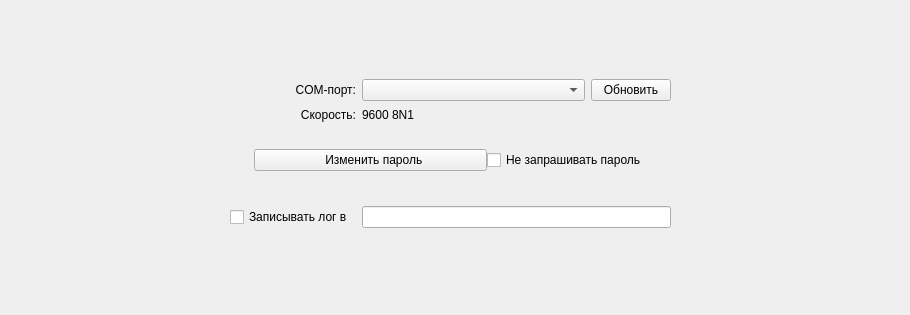
      <widget class="QWidget" name="tab">
       <attribute name="title">
        <string>Основные</string>
       </attribute>
       <widget class="QWidget" name="gridLayoutWidget">
        <property name="geometry">
         <rect>
          <x>0</x>
          <y>9</y>
          <width>901</width>
          <height>297</height>
         </rect>
        </property>
        <layout class="QGridLayout" name="gridLayout">
         <property name="verticalSpacing">
          <number>7</number>
         </property>
         <item row="4" column="1">
          <spacer name="verticalSpacer_5">
           <property name="orientation">
            <enum>Qt::Vertical</enum>
           </property>
           <property name="sizeType">
            <enum>QSizePolicy::Fixed</enum>
           </property>
           <property name="sizeHint" stdset="0">
            <size>
             <width>20</width>
             <height>20</height>
            </size>
           </property>
          </spacer>
         </item>
         <item row="2" column="4">
          <spacer name="horizontalSpacer">
           <property name="orientation">
            <enum>Qt::Horizontal</enum>
           </property>
           <property name="sizeHint" stdset="0">
            <size>
             <width>40</width>
             <height>20</height>
            </size>
           </property>
          </spacer>
         </item>
         <item row="0" column="1">
          <spacer name="verticalSpacer">
           <property name="orientation">
            <enum>Qt::Vertical</enum>
           </property>
           <property name="sizeHint" stdset="0">
            <size>
             <width>20</width>
             <height>40</height>
            </size>
           </property>
          </spacer>
         </item>
         <item row="5" column="0" colspan="5">
          <layout class="QHBoxLayout" name="horizontalLayout_2">
           <item>
            <spacer name="horizontalSpacer_13">
             <property name="orientation">
              <enum>Qt::Horizontal</enum>
             </property>
             <property name="sizeType">
              <enum>QSizePolicy::Fixed</enum>
             </property>
             <property name="sizeHint" stdset="0">
              <size>
               <width>20</width>
               <height>20</height>
              </size>
             </property>
            </spacer>
           </item>
           <item>
            <spacer name="horizontalSpacer_9">
             <property name="orientation">
              <enum>Qt::Horizontal</enum>
             </property>
             <property name="sizeType">
              <enum>QSizePolicy::Expanding</enum>
             </property>
             <property name="sizeHint" stdset="0">
              <size>
               <width>40</width>
               <height>20</height>
              </size>
             </property>
            </spacer>
           </item>
           <item>
            <widget class="QPushButton" name="pushButton_5">
             <property name="sizePolicy">
              <sizepolicy hsizetype="Expanding" vsizetype="Fixed">
               <horstretch>0</horstretch>
               <verstretch>0</verstretch>
              </sizepolicy>
             </property>
             <property name="maximumSize">
              <size>
               <width>16777215</width>
               <height>16777215</height>
              </size>
             </property>
             <property name="text">
              <string>  Изменить пароль</string>
             </property>
            </widget>
           </item>
           <item>
            <widget class="QCheckBox" name="launch_pwdEnbl">
             <property name="sizePolicy">
              <sizepolicy hsizetype="Preferred" vsizetype="Fixed">
               <horstretch>0</horstretch>
               <verstretch>0</verstretch>
              </sizepolicy>
             </property>
             <property name="text">
              <string>Не запрашивать пароль</string>
             </property>
            </widget>
           </item>
           <item>
            <spacer name="horizontalSpacer_8">
             <property name="orientation">
              <enum>Qt::Horizontal</enum>
             </property>
             <property name="sizeType">
              <enum>QSizePolicy::Expanding</enum>
             </property>
             <property name="sizeHint" stdset="0">
              <size>
               <width>40</width>
               <height>20</height>
              </size>
             </property>
            </spacer>
           </item>
           <item>
            <spacer name="horizontalSpacer_14">
             <property name="orientation">
              <enum>Qt::Horizontal</enum>
             </property>
             <property name="sizeType">
              <enum>QSizePolicy::Fixed</enum>
             </property>
             <property name="sizeHint" stdset="0">
              <size>
               <width>20</width>
               <height>20</height>
              </size>
             </property>
            </spacer>
           </item>
          </layout>
         </item>
         <item row="2" column="2">
          <widget class="QComboBox" name="comboBox">
           <property name="sizePolicy">
            <sizepolicy hsizetype="Expanding" vsizetype="Fixed">
             <horstretch>0</horstretch>
             <verstretch>0</verstretch>
            </sizepolicy>
           </property>
          </widget>
         </item>
         <item row="2" column="1">
          <widget class="QLabel" name="label_2">
           <property name="text">
            <string>COM-порт:</string>
           </property>
           <property name="alignment">
            <set>Qt::AlignRight|Qt::AlignTrailing|Qt::AlignVCenter</set>
           </property>
          </widget>
         </item>
         <item row="2" column="0">
          <spacer name="horizontalSpacer_2">
           <property name="orientation">
            <enum>Qt::Horizontal</enum>
           </property>
           <property name="sizeHint" stdset="0">
            <size>
             <width>40</width>
             <height>20</height>
            </size>
           </property>
          </spacer>
         </item>
         <item row="3" column="1">
          <widget class="QLabel" name="label_3">
           <property name="text">
            <string>Скорость:</string>
           </property>
           <property name="alignment">
            <set>Qt::AlignRight|Qt::AlignTrailing|Qt::AlignVCenter</set>
           </property>
          </widget>
         </item>
         <item row="3" column="2">
          <widget class="QLabel" name="label_4">
           <property name="text">
            <string>9600 8N1</string>
           </property>
           <property name="alignment">
            <set>Qt::AlignLeading|Qt::AlignLeft|Qt::AlignVCenter</set>
           </property>
          </widget>
         </item>
         <item row="9" column="1">
          <spacer name="verticalSpacer_2">
           <property name="orientation">
            <enum>Qt::Vertical</enum>
           </property>
           <property name="sizeHint" stdset="0">
            <size>
             <width>20</width>
             <height>40</height>
            </size>
           </property>
          </spacer>
         </item>
         <item row="2" column="3">
          <widget class="QPushButton" name="pushButton">
           <property name="text">
            <string>  Обновить  </string>
           </property>
          </widget>
         </item>
         <item row="6" column="1">
          <spacer name="verticalSpacer_10">
           <property name="orientation">
            <enum>Qt::Vertical</enum>
           </property>
           <property name="sizeType">
            <enum>QSizePolicy::Fixed</enum>
           </property>
           <property name="sizeHint" stdset="0">
            <size>
             <width>20</width>
             <height>20</height>
            </size>
           </property>
          </spacer>
         </item>
         <item row="7" column="1">
          <widget class="QCheckBox" name="logfileWrEnabled">
           <property name="sizePolicy">
            <sizepolicy hsizetype="Preferred" vsizetype="Fixed">
             <horstretch>0</horstretch>
             <verstretch>0</verstretch>
            </sizepolicy>
           </property>
           <property name="text">
            <string>Записывать лог в </string>
           </property>
          </widget>
         </item>
         <item row="7" column="0">
          <spacer name="horizontalSpacer_21">
           <property name="orientation">
            <enum>Qt::Horizontal</enum>
           </property>
           <property name="sizeType">
            <enum>QSizePolicy::Expanding</enum>
           </property>
           <property name="sizeHint" stdset="0">
            <size>
             <width>40</width>
             <height>20</height>
            </size>
           </property>
          </spacer>
         </item>
         <item row="7" column="2" colspan="2">
          <widget class="QLineEdit" name="logFName">
           <property name="readOnly">
            <bool>true</bool>
           </property>
          </widget>
         </item>
         <item row="7" column="4">
          <spacer name="horizontalSpacer_22">
           <property name="orientation">
            <enum>Qt::Horizontal</enum>
           </property>
           <property name="sizeType">
            <enum>QSizePolicy::Fixed</enum>
           </property>
           <property name="sizeHint" stdset="0">
            <size>
             <width>17</width>
             <height>39</height>
            </size>
           </property>
          </spacer>
         </item>
        </layout>
       </widget>
      </widget>
